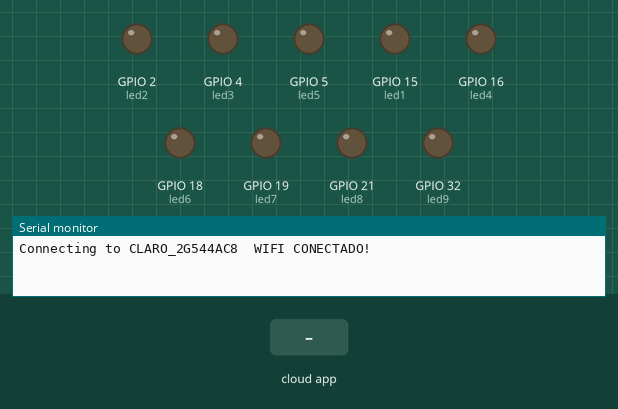
Simulated run of this sketch. Board: ESP32. Parts: output pins drawn as LEDs (lit = HIGH), the last lines printed to the serial monitor. The inputs (shaded band) are chosen by the test bench. WiFi joins after 1.5 s; servers stay silent unless stated; the local clock reads 2024-03-15 10:24:30 at power-on unless the sketch sets it; the Firebase database answers and starts empty.

Above: at 2.2 s.
2.3 s: the phone or cloud app sets funcaoalarme to 1
At 5.8 s:
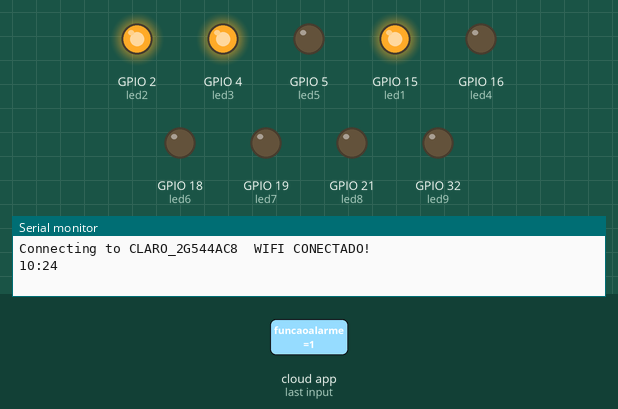
Timing chart, 0 to 9.8 s (numbered marks = the images above; inputs shaded):
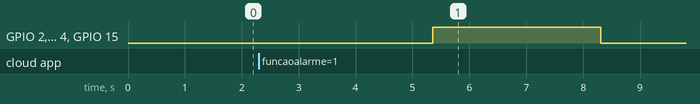

The sketch:

teste13.ino
```cpp
//Biblioteca
#include <NTPClient.h>  // Biblioteca do NTP.
#include <WiFi.h>       // Biblioteca do WiFi.
#include <IOXhop_FirebaseESP32.h>
#include <ArduinoJson.h>

#define FIREBASE_HOST "https://malit-3b137-default-rtdb.firebaseio.com"
#define FIREBASE_AUTH "qHaoj4vl7AqZ1qlBr0ruwjAMvUOmX3DQcFOOxp1X"
#define WIFI_SSID "CLARO_2G544AC8"
#define WIFI_PASSWORD "96544AC8"

//Conexão com wifi
const char* ssid = "CLARO_2G544AC8";
const char* password = "96544AC8";

// --------------Configuração de relógio online -------------------
const char* ntpServer1 = "c.st1.ntp.br"; //Endereço 1
const char* ntpServer2 = "pool.ntp.org";//Endereço 2
const long gmtOffset_sec = 0;
const int daylightOffset_sec = -3600*3;

int hrs = 0;
int mins = 0;
int Ch[8];
int Cm[8];
int hora[8];
int minuto[8];
int horamedi[8];
int minmedi[8];

int funcaoalarme;
int led_statusC1;
int led_statusC2;

int led_statusC3;
// int led_statusC4;

// int led_statusC5;
// int led_statusC6;

// int led_statusC7;
// int led_statusC8;

int led_statusC9;
// unsigned long tempoAtual     = 0;
// unsigned long tempoAnterior1 = 0;
// unsigned long tempoAnterior2 = 0;


struct tm timeinfo;

int led1 = 15;
int led2 = 2;                      // definição dos pinos de saidas
int led3 = 4;
int led4 = 16;
int led5 = 5;                      // definição dos pinos de saidas
int led6 = 18;
int led7 = 19;
int led8 = 21;
int led9 = 32;
// int buzzer = 27;


void printLocalTime() {

  if (!getLocalTime(&timeinfo)) {
    Serial.println("Não foi possivel obter o tempo");
    return;
  } //Caso não consiga buscar o horario
  Serial.println(&timeinfo, "%H:%M");  //Saida horario monitor serial

  delay(1000);
}


void setup() {
  Serial.begin(115200);

  configTime(gmtOffset_sec, daylightOffset_sec, ntpServer1, ntpServer2); //Configuração Time

  pinMode(led1, OUTPUT);
  pinMode(led2, OUTPUT);
  pinMode(led3, OUTPUT);
  pinMode(led4, OUTPUT);
  pinMode(led5, OUTPUT);
  pinMode(led6, OUTPUT);
  pinMode(led7, OUTPUT);
  pinMode(led8, OUTPUT);
  pinMode(led9, OUTPUT);
  // pinMode(buzzer, OUTPUT);

  Serial.printf("Connecting to %s ", ssid);
  WiFi.begin(ssid, password);
  Serial.println(" WIFI CONECTADO!");
  delay(1000);

// -------- Conexão Firebase --------------------
  Firebase.begin(FIREBASE_HOST, FIREBASE_AUTH);


}


// Função declaração alarme
void AlarmTools(){

  Ch[0] = Firebase.getInt("maleta/C1/hora");
  Cm[0] = Firebase.getInt("maleta/C1/min");
  hora[0] = Firebase.getInt("maleta/C1/adhoramed");
  minuto[0] = Firebase.getInt("maleta/C1/adminmed");
  horamedi[0] = Ch[0] + hora[0];
  minmedi[0] = Cm[0] + minuto[0];


  Ch[1] = Firebase.getInt("maleta/C2/hora");
  Cm[1] = Firebase.getInt("maleta/C2/min");
  hora[1] = Firebase.getInt("maleta/C2/adhoramed");
  minuto[1] = Firebase.getInt("maleta/C2/adminmed");
  horamedi[1] = Ch[1] + hora[1];
  minmedi[1] = Cm[1] + minuto[1];


  Ch[2] = Firebase.getInt("maleta/C3/hora");
  Cm[2] = Firebase.getInt("maleta/C3/min");
  hora[2] = Firebase.getInt("maleta/C3/adhoramed");
  minuto[2] = Firebase.getInt("maleta/C3/adminmed");
  horamedi[2] = Ch[2] + hora[2];
  minmedi[2] = Cm[2] + minuto[2];


  // Ch[3] = Firebase.getInt("maleta/C4/hora");
  // Cm[3] = Firebase.getInt("maleta/C4/min");
  // Ch[4] = Firebase.getInt("maleta/C5/hora");
  // Cm[4] = Firebase.getInt("maleta/C5/min");
  // Ch[5] = Firebase.getInt("maleta/C6/hora");
  // Cm[5] = Firebase.getInt("maleta/C6/min");
  // Ch[6] = Firebase.getInt("maleta/C7/hora");
  // Cm[6] = Firebase.getInt("maleta/C7/min");
  // Ch[7] = Firebase.getInt("maleta/C8/hora");
  // Cm[7] = Firebase.getInt("maleta/C8/min");
  // Ch[8] = Firebase.getInt("maleta/C9/hora");
  // Cm[8] = Firebase.getInt("maleta/C9/min");


  // hora[3] = Firebase.getInt("maleta/C4/adhoramed");
  // minuto[3] = Firebase.getInt("maleta/C4/adminmed");

  // hora[4] = Firebase.getInt("maleta/C5/adhoramed");
  // minuto[4] = Firebase.getInt("maleta/C5/adminmed");

  // hora[5] = Firebase.getInt("maleta/C6/adhoramed");
  // minuto[5] = Firebase.getInt("maleta/C6/adminmed");

  // hora[6] = Firebase.getInt("maleta/C7/adhoramed");
  // minuto[6] = Firebase.getInt("maleta/C7/adminmed");

  // hora[7] = Firebase.getInt("maleta/C8/adhoramed");
  // minuto[7] = Firebase.getInt("maleta/C8/adminmed");

  // hora[8] = Firebase.getInt("maleta/C9/adhoramed");
  // minuto[8] = Firebase.getInt("maleta/C9/adminmed");


  funcaoalarme = Firebase.getBool("maleta/funcaoalarme");


  hrs = timeinfo.tm_hour;
  mins = timeinfo.tm_min;


  // horamedi[3] = Ch[3] + hora[3];
  // minmedi[3] = Cm[3] + minuto[3];

  // horamedi[4] = Ch[4] + hora[4];
  // minmedi[4] = Cm[4] + minuto[4];

  // horamedi[5] = Ch[5] + hora[5];
  // minmedi[5] = Cm[5] + minuto[5];

  // horamedi[6] = Ch[6] + hora[6];
  // minmedi[6] = Cm[6] + minuto[6];

  // horamedi[7] = Ch[7] + hora[7];
  // minmedi[7] = Cm[7] + minuto[7];


}

void loop()
{
  AlarmTools();

  led_statusC1 = Firebase.getBool("maleta/C1/led_status");
  led_statusC2 = Firebase.getBool("maleta/C2/led_status");
  led_statusC3 = Firebase.getBool("maleta/C3/led_status");
  // led_statusC4 = Firebase.getBool("maleta/C4/led_status");
  // led_statusC5 = Firebase.getBool("maleta/C5/led_status");
  // led_statusC6 = Firebase.getBool("maleta/C6/led_status");
  // led_statusC7 = Firebase.getBool("maleta/C7/led_status");
  // led_statusC8 = Firebase.getBool("maleta/C8/led_status");
  // led_statusC9 = Firebase.getBool("maleta/C9/led_status");


  while(funcaoalarme == 1){
    AlarmTools();

    if(hrs == horamedi[0] &&  mins == minmedi[0] ){
      digitalWrite(led1, HIGH);
    }else{
    digitalWrite(led1,LOW);
    }
    if(hrs == horamedi[1] &&  mins == minmedi[1]){
      digitalWrite(led2, HIGH);
    }else{
      digitalWrite(led2,LOW);
    }
    if(hrs == horamedi[2] &&  mins == minmedi[2]){
      digitalWrite(led3, HIGH);
    }else{
      digitalWrite(led3,LOW);
    }
  // if(hrs == horamedi[3] &&  mins == minmedi[3]){
  //   digitalWrite(led4, HIGH);
  // }else{
  //   digitalWrite(led4,LOW);
  // }
  // if(hrs == horamedi[4] &&  mins == minmedi[4]){
  //   digitalWrite(led5, HIGH);
  // }else{
  //   digitalWrite(led5,LOW);
  // }
  // if(hrs == horamedi[5] &&  mins == minmedi[5]){
  //   digitalWrite(led6, HIGH);
  // }else{
  //   digitalWrite(led6,LOW);
  // }
  // if(hrs == horamedi[6] &&  mins == minmedi[6]){
  //   digitalWrite(led7, HIGH);
  // }else{
  //   digitalWrite(led7,LOW);
  // }
  // if(hrs == horamedi[7] &&  mins == minmedi[7]){
  //   digitalWrite(led8, HIGH);
  // }else{
  //   digitalWrite(led8,LOW);
  // }
  // if(hrs == horamedi[8] &&  mins == minmedi[8]){
  //   digitalWrite(led9, HIGH);
  // }else{
  //   digitalWrite(led9,LOW);
  // }

   printLocalTime();

  }

  if(led_statusC1 == 1){
    digitalWrite(led1, HIGH);
  }else{
    digitalWrite(led1,LOW);
  }
  if(led_statusC2 == 1){
    digitalWrite(led2, HIGH);
  }else{
    digitalWrite(led2,LOW);
  }
  if(led_statusC3 == 1){
    digitalWrite(led3, HIGH);
  }else{
   digitalWrite(led3,LOW);
  }

    // if(led_statusC4 == 1){
    //   digitalWrite(led4, HIGH);
    // }else{
    // digitalWrite(led4,LOW);
    // }
    // if(led_statusC5 == 1){
    //   digitalWrite(led5, HIGH);
    // }else{
    // digitalWrite(led5,LOW);
    // }

    // if(led_statusC6 == 1){
    //   digitalWrite(led6, HIGH);
    // }else{
    // digitalWrite(led6,LOW);
    // }

    // if(led_statusC7 == 1){
    //   digitalWrite(led7, HIGH);
    // }else{
    // digitalWrite(led7,LOW);
    // }

    // if(led_statusC8 == 1){
    //   digitalWrite(led8, HIGH);
    // }else{
    // digitalWrite(led8,LOW);
    // }

    // if(led_statusC9 == 1){
    //   digitalWrite(led9, HIGH);
    // }else{
    // digitalWrite(led9,LOW);
    // }


 printLocalTime();
}
```

Measured:
- after the input at 2.3 s, GPIO 2 (led2), GPIO 4 (led3), GPIO 15 (led1): LOW → HIGH after 3.1 s, → LOW 3.0 s later
